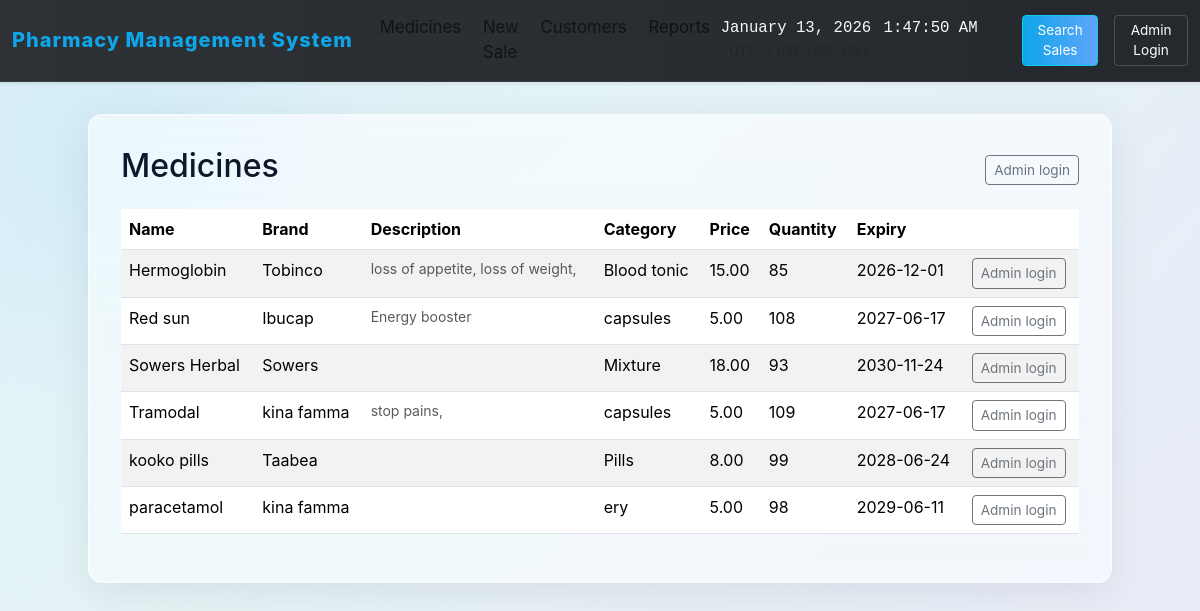
The page /medicines on the database its author committed.
### models.py (models this page shows, shortened)
class Medicine(db.Model):
    id = db.Column(db.Integer, primary_key=True)
    name = db.Column(db.String(120), nullable=False)
    brand = db.Column(db.String(120))
    price = db.Column(db.Float, nullable=False)
    quantity = db.Column(db.Integer, nullable=False, default=0)
    expiry_date = db.Column(db.Date, nullable=True)
    category = db.Column(db.String(80))
    description = db.Column(db.Text)
    def near_expiry(self, days=30, today=None):
        from datetime import date, timedelta
        today = today or date.today()
        if self.expiry_date is None:
            return False
        return today <= self.expiry_date <= (today + timedelta(days=days))

### app.py (the view)
    @app.route('/medicines')
    def medicines():
        medicines = Medicine.query.order_by(Medicine.name).all()
        low_stock_threshold = 5
        return render_template('medicines.html', medicines=medicines, low_stock_threshold=low_stock_threshold, today=date.today())

### templates/medicines.html (shortened to what this page needs)
{% extends 'base.html' %}
{% block content %}
  <div class="d-flex justify-content-between align-items-center mb-3">
    <h2>Medicines</h2>
    {% if session.get('is_admin') %}
      <a class="btn btn-sm btn-primary" href="/medicines/add">Add Medicine</a>
    {% else %}
      <a class="btn btn-sm btn-outline-secondary" href="{{ url_for('admin_login') }}">Admin login</a>
    {% endif %}
  </div>
  <table class="table table-striped">
    <thead>
      <tr>
        <th>Name</th>
        <th>Brand</th>
        <th>Description</th>
        <th>Category</th>
        <th>Price</th>
        <th>Quantity</th>
        <th>Expiry</th>
        <th></th>
      </tr>
    </thead>
    <tbody>
      {% for m in medicines %}
      <tr>
        <td>{{m.name}}</td>
        <td>{{m.brand or ''}}</td>
        <td>
          {% if m.description %}
            <div class="text-muted small">{{ m.description[:100] }}{% if m.description and m.description|length > 100 %}...{% endif %}</div>
          {% endif %}
        </td>
        <td>{{m.category or ''}}</td>
        <td>{{'%.2f'|format(m.price)}}</td>
        <td>
          {% if m.quantity == 0 %}
            <span class="text-danger">Finish</span>
          {% else %}
            {{m.quantity}}
          {% endif %}
        </td>
        <td>
          {% if m.expiry_date %}
            {{m.expiry_date}}
          {% else %}
            —
          {% endif %}
        </td>
        {% if session.get('is_admin') %}
        <td>
          <a class="btn btn-sm btn-outline-secondary" href="/medicines/update/{{m.id}}">Edit</a>
          <form method="post" action="/medicines/delete/{{m.id}}" style="display:inline-block; margin-left:6px;" onsubmit="return confirm('Delete this medicine?');">
            {{ csrf_token() }}
            <button class="btn btn-sm btn-outline-danger">Delete</button>
          </form>
        </td>
        {% else %}
        <td><a class="btn btn-sm btn-outline-secondary" href="{{ url_for('admin_login') }}">Admin login</a></td>
        {% endif %}
      </tr>
      {% endfor %}
    </tbody>
  </table>
{% endblock %}

### templates/base.html (shortened to what this page needs)
<!doctype html>
<html lang="en">
  <head>
    <link href="https://cdn.jsdelivr.net/npm/bootstrap@5.3.2/dist/css/bootstrap.min.css" rel="stylesheet">
  </head>
  <body>
    <nav class="navbar navbar-expand-lg navbar-dark bg-dark mb-4 shadow-sm">
      <div class="container-fluid">
        <a class="navbar-brand" href="/">Pharmacy Management System</a>
        <div class="collapse navbar-collapse">
            <ul class="navbar-nav me-auto mb-2 mb-lg-0">
              <li class="nav-item"><a class="nav-link" href="/medicines">Medicines</a></li>
              <li class="nav-item"><a class="nav-link" href="/sales/new">New Sale</a></li>
              <li class="nav-item"><a class="nav-link" href="/customers">Customers</a></li>
              <li class="nav-item"><a class="nav-link" href="/reports">Reports</a></li>
            </ul>
          </div>
          <div class="d-flex align-items-center gap-3 text-light">
            <small>
              <span id="clock-date">{{ current_date }}</span>&nbsp;&nbsp;
              <span id="clock-time">{{ current_time }}</span>
              &nbsp;&nbsp;<small id="clock-zone" class="text-muted"></small>
            </small>
            <a href="{{ url_for('search_sales') }}" class="btn btn-info btn-sm">Search Sales</a>
            {% if session.get('is_admin') %}
              <a href="{{ url_for('admin_logout') }}" class="btn btn-outline-light btn-sm">Logout</a>
            {% else %}
              <a href="{{ url_for('admin_login') }}" class="btn btn-outline-light btn-sm">Admin Login</a>
            {% endif %}
          </div>
      </div>
    </nav>
    <div class="container">
      {% from 'wtf.html' import csrf_token %}
      {% block content %}{% endblock %}
    </div>
  </body>
</html>

### templates/base.html (style rules this page uses)
:root { --primary-blue: #0ea5e9; --accent-green: #16a34a; --danger-red: #ef4444; --glass-white: rgba(255,255,255,0.75); --glass-border: rgba(255,255,255,0.6); --muted: rgba(0,0,0,0.6); }
html,body { height:100%; }
body { background: linear-gradient(135deg, rgba(14,165,233,0.12) 0%, rgba(16,185,129,0.06) 40%, rgba(239,68,68,0.04) 100%), radial-gradient( circle at 10% 20%, rgba(14,165,233,0.06), transparent 20%), linear-gradient(120deg, #f8fafc 0%, #eaf2ff 100%); min-height: 100vh; font-family: -apple-system, BlinkMacSystemFont, 'Segoe UI', Roboto, 'Helvetica Neue', Arial; color: #0f172a; }
.navbar { background: linear-gradient(90deg, rgba(255,255,255,0.06), rgba(255,255,255,0.02)); backdrop-filter: blur(6px) saturate(120%); border-bottom: 1px solid rgba(255,255,255,0.06); box-shadow: 0 6px 30px rgba(2,6,23,0.12); font-size: 1.05rem; }
.navbar-brand { font-weight: 800; letter-spacing: 1px; font-size: 1.25rem; color: var(--primary-blue) !important; }
.navbar-nav .nav-link { color: var(--muted) !important; border-radius: 8px; transition: background 0.18s, color 0.18s, transform 0.12s; padding: 0.45rem 0.85rem; margin: 0 0.18rem; }
.container { background: linear-gradient(180deg, rgba(255,255,255,0.6), rgba(255,255,255,0.5)); border-radius: 14px; box-shadow: 0 10px 40px rgba(2,6,23,0.08); padding: 2rem; margin: 2rem auto; max-width: 1024px; border: 1px solid var(--glass-border); backdrop-filter: blur(8px) saturate(120%); }
.btn-outline-light { color:#fff;border-color:rgba(255,255,255,0.18) }
.btn-info { background:linear-gradient(90deg,var(--primary-blue),#60a5fa);color:#fff }
.btn-sm { padding:.25rem .5rem;font-size:.85rem }
table { background:transparent }
.table-striped>tbody>tr:nth-of-type(odd) { background:rgba(15,23,42,0.02) }
#clock-date, #clock-time, #clock-zone { font-family: 'Fira Mono', 'Consolas', monospace; font-size: 0.98rem; }

### rows shown on the page
Medicine: name "Hermoglobin", brand "Tobinco", description "loss of appetite, loss of weight,", category "Blood tonic", price "15.00", quantity "85", expiry_date "2026-12-01"
Medicine: name "Red sun", brand "Ibucap", description "Energy booster", category "capsules", price "5.00", quantity "108", expiry_date "2027-06-17"
Medicine: name "Sowers Herbal", brand "Sowers", category "Mixture", price "18.00", quantity "93", expiry_date "2030-11-24"
Medicine: name "Tramodal", brand "kina famma", description "stop pains,", category "capsules", price "5.00", quantity "109", expiry_date "2027-06-17"
Medicine: name "kooko pills", brand "Taabea", category "Pills", price "8.00", quantity "99", expiry_date "2028-06-24"
Medicine: name "paracetamol", brand "kina famma", category "ery", price "5.00", quantity "98", expiry_date "2029-06-11"
